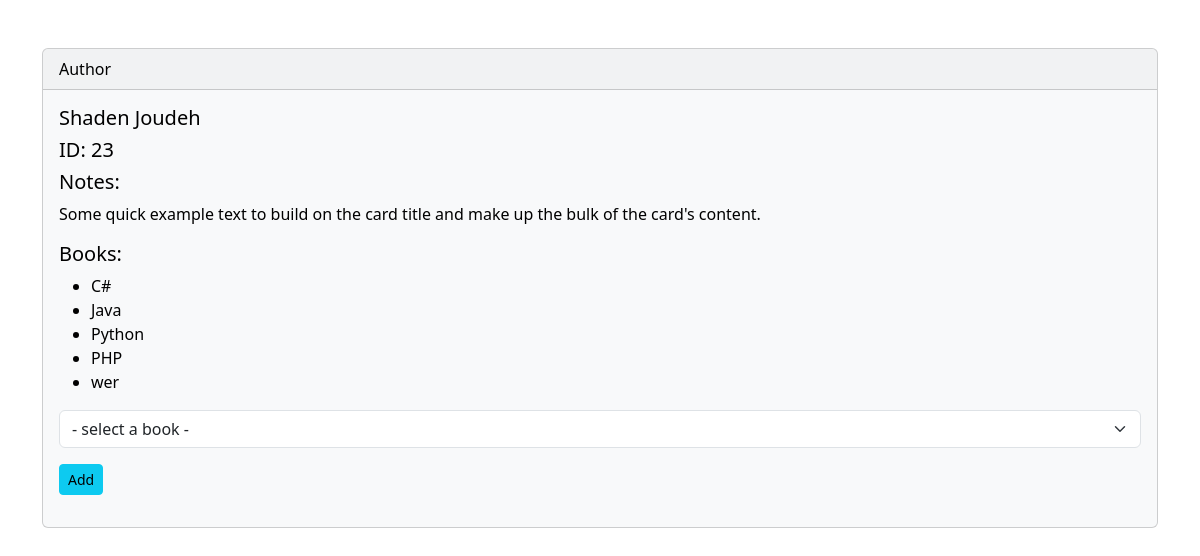
The page /authors/23 on the database its author committed.
### books_authors_app/models.py (models this page shows, shortened)
class Author(models.Model):
  first_name = models.CharField(max_length=225)
  last_name = models.CharField(max_length=225)
  notes =  models.TextField()
  books = models.ManyToManyField(Book,related_name="authors")
  created_at = models.DateTimeField(auto_now_add=True)
  updated_at = models.DateTimeField(auto_now=True)

class Book(models.Model):
  title = models.CharField(max_length=225)
  desc = models.TextField()
  created_at = models.DateTimeField(auto_now_add=True)
  updated_at = models.DateTimeField(auto_now=True)

### books_authors_app/views.py (the view)
# urls.py: path('authors/<int:id_author>', views.view_author),
def view_author(request,id_author):
    context={
      'author': get_author(id_author),
      'books' : Book.objects.exclude(authors = id_author),
    }
    return render(request,'author_view.html',context)

### books_authors_app/models.py (called while the page is built)
def get_author(id_author):
    return Author.objects.get(id=id_author)

### books_authors_app/templates/author_view.html (shortened to what this page needs)
<!DOCTYPE html>
<html lang="en">
<head>
  <link href="https://cdn.jsdelivr.net/npm/bootstrap@5.3.3/dist/css/bootstrap.min.css" rel="stylesheet">
</head>
<body>
  <div class="container my-5">
    <div class="card text-bg-light mb-3">
      <div class="card-header">Author</div>
      <div class="card-body">
        <h5 class="card-title">{{ author.first_name }} {{ author.last_name }}</h5>
        <h5>ID: {{ author.id }}</h5>
        <h5>Notes:</h5>
        <p class="card-text">Some quick example text to build on the card title and make up the bulk of the card's content.</p>
        <h5>Books:</h5>
        <ul>
          {% for book in author.books.all %}
          <li>{{ book.title }}</li>
          {% endfor %}
        </ul>
        <form action="/books_add_author/{{author.id}}" method="post">
          <select name="id_book" id="books" class="form-select">
            <option value="" selected>- select a book -</option>
          </select>
          <button type="submit" class="btn btn-info btn-sm my-3">Add</button>
        </form>
      </div>
    </div>
  </div>
</body>
</html>

### rows shown on the page
Author: first_name "Shaden", last_name "Joudeh", id "23"
Book: title "C#"
Book: title "Java"
Book: title "Python"
Book: title "PHP"
Book: title "wer"
